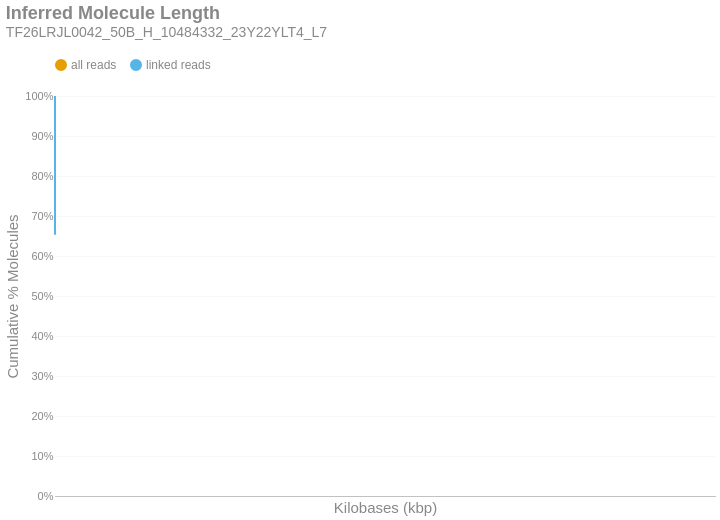

Source (notebook cell):
### Markdown cell above
### Inferred Molecule Length
This is the cumulative frequency distribution of molecule lengths inferred from the first and last alignment positions along a contig for all alignments associated with a single linked-read barcode on a given contig.There are two distributions: one with `all` the alignments (yellow) and another with only `linked reads` (blue). The percent of molecules in the `linked reads` distribution is relative to the total number of linked molecules.

### Code cell
if SKIPLR:
    print_html(f"Skipped")
else:
    binned_df = consolidated_hist(valids['length_inferred']/1000, mask, 10, True)
    binned_df = binned_df.with_columns(
        pl.when(pl.col('bin').cast(pl.Utf8) == '0').then(pl.lit('1')).otherwise(pl.col('bin').cast(pl.Utf8)).alias('bin')
    )
    with SafeRender(binned_df):
        (
            density_plot(binned_df, 'Inferred Molecule Length', samplename, 'inferredlen')
            .transform_calculate(bin_kb='datum.bin / 1000')
            .encode(
                x=alt.X('bin_kb:Q', title="Kilobases (kbp)").scale(type='log', padding=0).axis(labelAngle=-40),
                y=alt.Y('value:Q', title='Cumulative % Molecules')
                    .axis(format='%')
                    .stack(False)
                    .scale(domainMin=0, domainMax=1,padding=0),
                color=alt.Color("key:N").scale(domain = ["all reads", "linked reads"]),
                tooltip = [
                    alt.Tooltip("key:N", title = "Data Type"),
                    alt.Tooltip("range_label:N", title="Kilobases"),
                    alt.Tooltip("value:Q", format = ".2%", title="% Molecules (Cum.)")
                ]
            )
        ).display()

### Figure 1 — Vega-Lite specification as saved in the notebook (floating-point values rounded to 4 significant figures)
{"width": "container", "height": 400, "config": {"title": {"anchor": "start", "dy": -15, "fontSize": 18, "color": "#888888", "subtitleColor": "#888888", "subtitleFontSize": 14}, "arc": {"fill": "#0072B2"}, "axis": {"domainColor": "#888888", "domainWidth": 0.5, "gridWidth": 0.2, "grid": false, "titleFontWeight": 400, "titleFontSize": 15, "labelFontSize": 11, "labelColor": "#888888", "tickColor": "#888888", "tickWidth": 0.2, "titleColor": "#888888"}, "axisBand": {"grid": false}, "axisX": {"grid": true, "tickSize": 10, "domainCap": "round"}, "axisY": {"domain": false, "grid": true, "tickSize": 0, "domainCap": "round"}, "background": "transparent", "header": {"labelFontSize": 15, "labelColor": "#888888", "titleFontSize": 15, "titleFontWeight": 600, "titleColor": "#888888"}, "legend": {"labelFont": "sans-serif", "labelFontSize": 12, "labelColor": "#888888", "symbolSize": 100, "symbolType": "circle", "titleFontSize": 12, "titlePadding": 10, "titleColor": "#888888", "title": null, "orient": "top"}, "range": {"category": ["#E69F00", "#56B4E9", "#009E73", "#F0E442", "#0072B2", "#D55E00", "#CC79A7", "#000000"], "diverging": ["#cfe8f3", "#a2d4ec", "#73bfe2", "#46abdb", "#1696d2", "#12719e"]}, "area": {"fill": "#0072B2", "fillOpacity": 0.7, "line": true, "strokeOpacity": 0.7}, "line": {"color": "#0072B2", "stroke": "#0072B2", "strokeWidth": 2}, "trail": {"color": "#0072B2", "stroke": "#0072B2", "strokeWidth": 0, "size": 1}, "point": {"filled": true, "fillOpacity": 1.0, "size": 95}, "text": {"color": "#888888", "fontSize": 11, "align": "right", "fontWeight": 400, "size": 11}, "bar": {"fill": "#0072B2", "stroke": null}, "view": {"stroke": null, "continuousWidth": 660, "continuousHeight": 400}}, "data": {"name": "data-6ae28d049a0c6f2463d19acbaf9621bc"}, "mark": {"type": "line", "interpolate": "monotone", "point": {"opacity": 0, "size": 275}}, "encoding": {"color": {"field": "key", "scale": {"domain": ["all reads", "linked reads"]}, "type": "nominal"}, "tooltip": [{"field": "key", "title": "Data Type", "type": "nominal"}, {"field": "range_label", "title": "Kilobases", "type": "nominal"}, {"field": "value", "format": ".2%", "title": "% Molecules (Cum.)", "type": "quantitative"}], "x": {"axis": {"labelAngle": -40}, "field": "bin_kb", "scale": {"type": "log", "padding": 0}, "title": "Kilobases (kbp)", "type": "quantitative"}, "y": {"axis": {"format": "%"}, "field": "value", "scale": {"domainMin": 0, "domainMax": 1, "padding": 0}, "stack": false, "title": "Cumulative % Molecules", "type": "quantitative"}}, "params": [{"name": "param_c36ac31b6afebe62", "select": {"type": "point", "fields": ["key"]}, "bind": "legend"}], "title": {"text": "Inferred Molecule Length", "subtitle": "TF26LRJL0042_50B_H_10484332_23Y22YLT4_L7"}, "transform": [{"fold": ["all reads (cumsum)", "linked reads (cumsum)"]}, {"calculate": "replace(datum.key, ' (cumsum)', '')", "as": "key"}, {"filter": {"param": "param_c36ac31b6afebe62"}}, {"calculate": "datum.bin / 1000", "as": "bin_kb"}], "usermeta": {"embedOptions": {"downloadFileName": "TF26LRJL0042_50B_H_10484332_23Y22YLT4_L7.inferredlen"}}, "$schema": "https://vega.github.io/schema/vega-lite/v6.4.1.json", "datasets": {"data-6ae28d049a0c6f2463d19acbaf9621bc": [{"bin": "0.0", "interval": "0.0-10.0", "all reads": 0.8964, "linked reads": 0.6531, "all reads (cumsum)": 0.8964, "linked reads (cumsum)": 0.6531, "range_label": "0-9"}, {"bin": "10.0", "interval": "10.0-20.0", "all reads": 0.06626, "linked reads": 0.2215, "all reads (cumsum)": 0.9626, "linked reads (cumsum)": 0.8746, "range_label": "10-19"}, {"bin": "20.0", "interval": "20.0-30.0", "all reads": 0.02421, "linked reads": 0.08132, "all reads (cumsum)": 0.9868, "linked reads (cumsum)": 0.9559, "range_label": "20-29"}, {"bin": "30.0", "interval": "30.0-40.0", "all reads": 0.008547, "linked reads": 0.02864, "all reads (cumsum)": 0.9954, "linked reads (cumsum)": 0.9846, "range_label": "30-39"}, {"bin": "40.0", "interval": "40.0-50.0", "all reads": 0.003287, "linked reads": 0.0109, "all reads (cumsum)": 0.9987, "linked reads (cumsum)": 0.9955, "range_label": "40-49"}, {"bin": "50.0", "interval": "50.0-60.0", "all reads": 0.0009215, "linked reads": 0.003153, "all reads (cumsum)": 0.9996, "linked reads (cumsum)": 0.9986, "range_label": "50-59"}, {"bin": "60.0", "interval": "60.0-70.0", "all reads": 0.0002627, "linked reads": 0.0009022, "all reads (cumsum)": 0.9999, "linked reads (cumsum)": 0.9995, "range_label": "60-69"}, {"bin": "70.0", "interval": "70.0-80.0", "all reads": 8.927e-05, "linked reads": 0.0003069, "all reads (cumsum)": 1.0, "linked reads (cumsum)": 0.9998, "range_label": "70-79"}, {"bin": "80.0", "interval": "80.0-90.0", "all reads": 3.008e-05, "linked reads": 0.0001037, "all reads (cumsum)": 1.0, "linked reads (cumsum)": 1.0, "range_label": "80-89"}, {"bin": "90.0", "interval": "90.0-100.0", "all reads": 9.379e-06, "linked reads": 3.233e-05, "all reads (cumsum)": 1.0, "linked reads (cumsum)": 1.0, "range_label": "90-99"}, {"bin": "100.0", "interval": "100.0-110.0", "all reads": 3.881e-06, "linked reads": 1.338e-05, "all reads (cumsum)": 1.0, "linked reads (cumsum)": 1.0, "range_label": "100-109"}, {"bin": "110.0", "interval": "110.0-120.0", "all reads": 4.312e-07, "linked reads": 1.486e-06, "all reads (cumsum)": 1.0, "linked reads (cumsum)": 1.0, "range_label": "110-119"}, {"bin": "120.0", "interval": "120.0-130.0", "all reads": 4.312e-07, "linked reads": 1.486e-06, "all reads (cumsum)": 1.0, "linked reads (cumsum)": 1.0, "range_label": "120-129"}, {"bin": "130.0", "interval": "130.0-140.0", "all reads": 0.0, "linked reads": 0.0, "all reads (cumsum)": 1.0, "linked reads (cumsum)": 1.0, "range_label": "130-139"}, {"bin": "140.0", "interval": "140.0-150.0", "all reads": 1.078e-07, "linked reads": 3.716e-07, "all reads (cumsum)": 1.0, "linked reads (cumsum)": 1.0, "range_label": "140-149"}]}}
